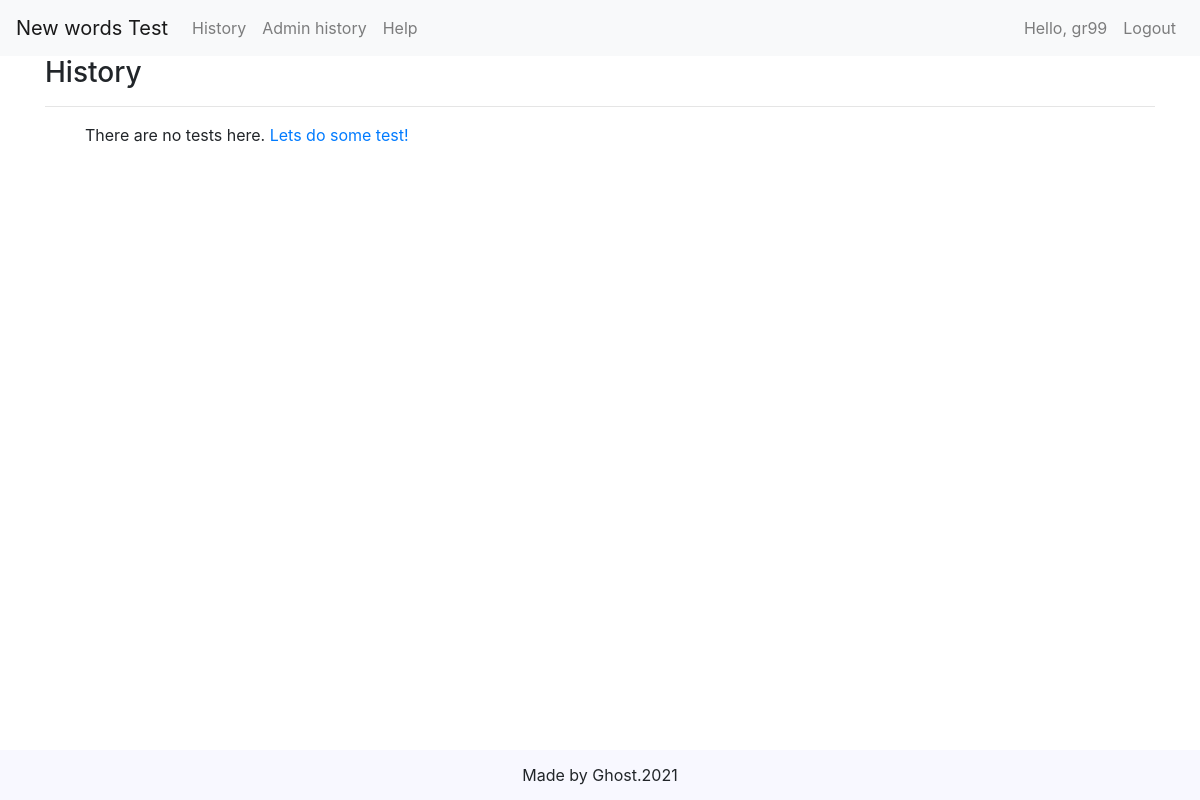
The page /history/ (signed in) on the database as committed earlier.
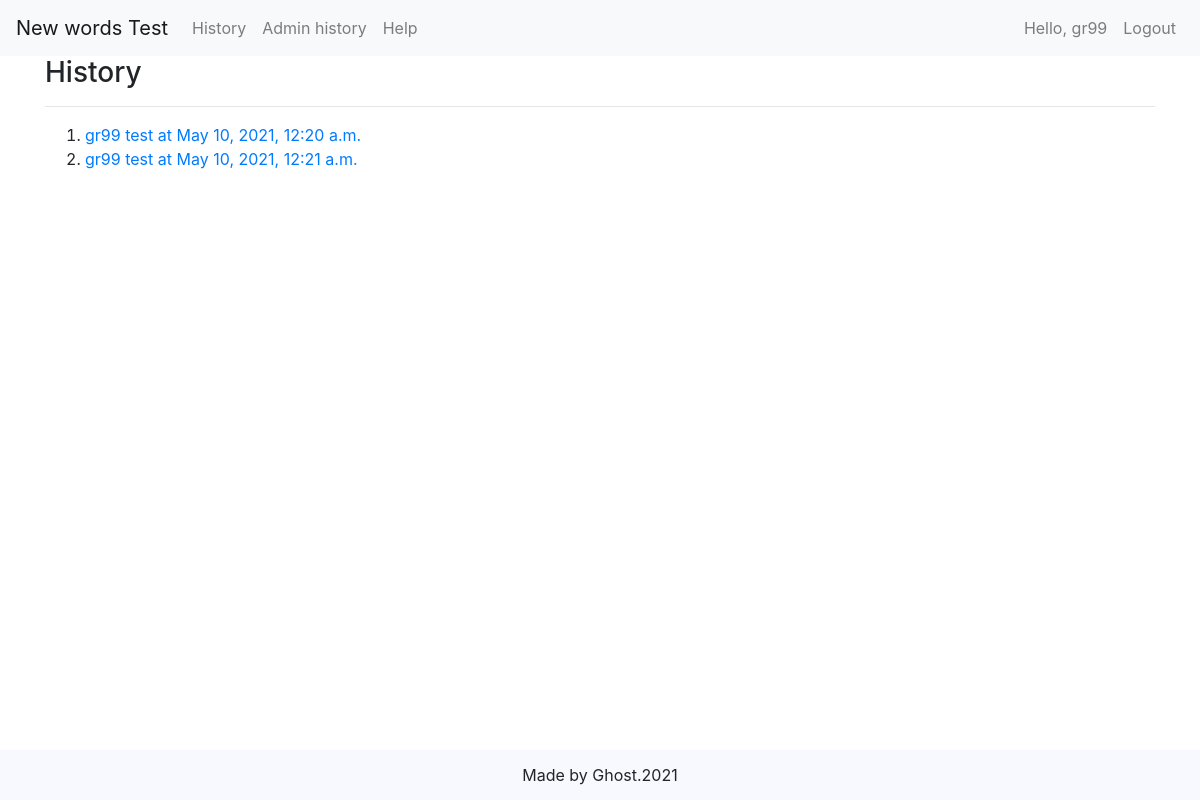
The same page on the database as committed later.
### newword/models.py (models this page shows, shortened)
class Test(models.Model):
  test_time = models.DateTimeField(auto_now_add=True)
  score = models.IntegerField(null=True)
  user = models.ForeignKey(User, on_delete=models.CASCADE, related_name="answers")
  lesson = models.ForeignKey(Lesson, on_delete=models.CASCADE, blank=True, null=True)
  num_of_quest = models.IntegerField(blank=True, null=True)

### newword/views.py (the view)
# urls.py: path("history/", views.view_history, name="history"),
@login_required
def view_history(request):
  tests = Test.objects.filter(user=request.user)
  context = {
    "tests": tests,
  }
  return render(request, "history.html", context)

### newword/templates/history.html (shortened to what this page needs)
{% extends "base.html" %}
{% load static %}
{% block content %}
  <h3>History</h3>
  <hr>
  <ol>
    {% for test in tests %}
    <li><a href="{% url 'review' test.pk %}"> {{ test.user }} test at {{ test.test_time }}</a></li>
    {% empty %}
    There are no tests here.
    <a href="{% url 'home' %}">Lets do some test!</a>
    {% endfor %}
  </ol>
{% endblock %}

### templates/base.html (shortened to what this page needs)
<!DOCTYPE html>
<html lang="en">
<head>
  {% load static %}
  <link rel="stylesheet" href="https://stackpath.bootstrapcdn.com/bootstrap/4.4.1/css/bootstrap.min.css">
</head>
<body>
  <header>
    <nav class="navbar navbar-expand-lg navbar-light bg-light">
      <a class="navbar-brand" href="{% url 'home' %}">New words Test</a>
      <div class="collapse navbar-collapse" id="navbarNavAltMarkup">
        <div class="navbar-nav">
          <a class="nav-item nav-link" id="nav-cart" href="{% url 'history' %}">History</a>
          {% if request.user.is_superuser %}
          <a class="nav-item nav-link" id="nav-cart" href="{% url 'admin_history' %}">Admin history</a>
          {% endif %}
          <a class="nav-item nav-link" id="nav-order" href="https://www.google.com.vn/">Help</a>
        </div>
        <div class="navbar-nav ml-auto">
          {% if user.is_anonymous %}
          <a class="nav-item nav-link nav-user">Hello, Anonymous user</a>
          <a class="nav-item nav-link nav-func" href="{% url 'login' %}">Login</a>
          {% else %}
          <a class="nav-item nav-link nav-user">Hello, {{ user }}</a>
          <a class="nav-item nav-link nav-func" href="{% url 'logout' %}">Logout</a>
          {% endif %}
        </div>
      </div>
    </nav>
  </header>
  <main class="container">
    {% block content %}
    {% endblock %}
  </main>
  <footer>
    Made by Ghost.2021
  </footer>
</body>
</html>

### templates/base.html (style rules this page uses)
body { min-height: 100vh; display: flex; flex-direction: column; }
footer { margin-top: auto; display: flex; justify-content: center; align-items: center; background-color: ghostwhite; height: 50px; }

Rows that differ between the two databases and show on the page:
added Test: user "gr99", test_time "May 10, 2021, 12:20 a.m."
added Test: user "gr99", test_time "May 10, 2021, 12:21 a.m."
Other text that changed with them:
text no longer shown: "There are no tests here. Lets do some test!"
